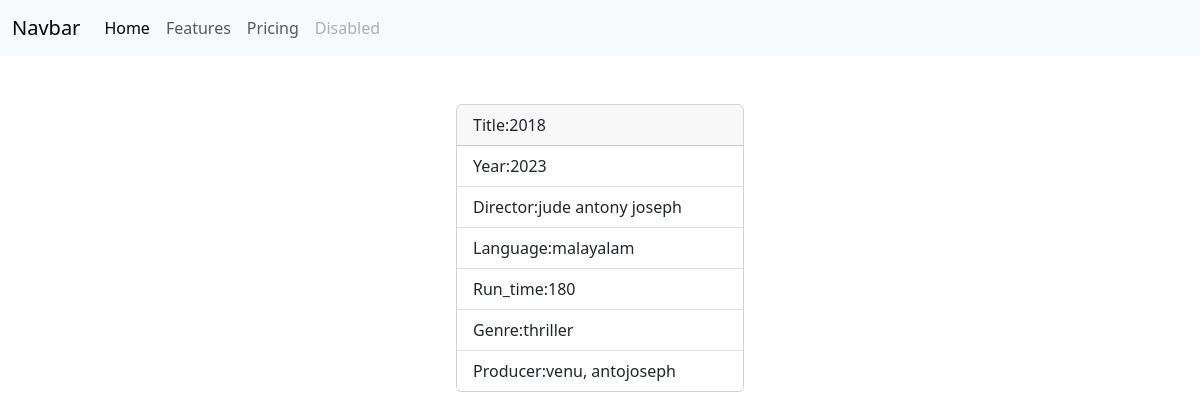
The app's page /movies/3/ with its own data.
### myapp/models.py (models this page shows, shortened)
class Movie(models.Model):
    title=models.CharField(max_length=200)
    year=models.CharField(max_length=200)
    director=models.CharField(max_length=200)
    run_time=models.PositiveIntegerField()
    language=models.CharField(max_length=200)
    genre=models.CharField(max_length=200)
    producer=models.CharField(max_length=200,null=True)

### myapp/views.py (the view)
# urls.py: path('movies/<int:pk>/',views.MovieDetailView.as_view(),name="movie-detail"),
class MovieDetailView(View):
    def get(self,request,*args,**kwargs):
        id=kwargs.get("pk")
        qs=Movie.objects.get(id=id)
        return render(request,"movie_detail.html",{"data":qs})

### myapp/templates/movie_detail.html (shortened to what this page needs)
{%extends 'base.html'%}
{%block main_block%}
<div class="container d-flex justify-content-center mt-5">
  <div class="card" style="width: 18rem;">
      <div class="card-header">
       Title:{{data.title}}
      </div>
      <ul class="list-group list-group-flush">
        <li class="list-group-item">Year:{{data.year}}</li>
        <li class="list-group-item">Director:{{data.director}}</li>
        <li class="list-group-item">Language:{{data.language}}</li>
        <li class="list-group-item">Run_time:{{data.run_time}}</li>
        <li class="list-group-item">Genre:{{data.genre}}</li>
        <li class="list-group-item">Producer:{{data.producer}}</li>
      </ul>
    </div>
</div>
{%endblock%}

### records on screen
Movie: title "2018", year "2023", director "jude antony joseph", language "malayalam", run_time "180", genre "thriller", producer "venu, antojoseph"
